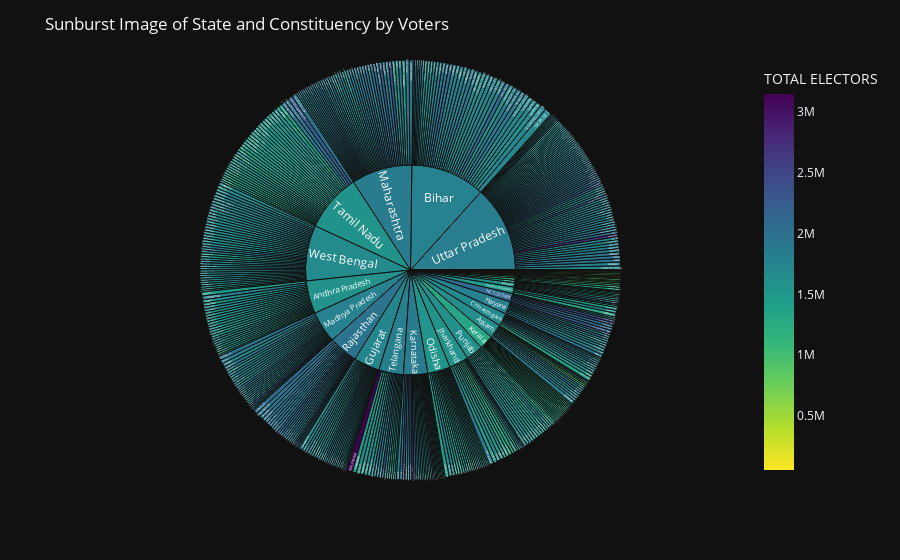

The notebook cell this image was saved under:
### Markdown cell above
# Lets create a Sunburst image of all the States and Constituencies

### Code cell
st_con_vt=vote[['STATE','CONSTITUENCY','TOTAL ELECTORS']]
fig = px.sunburst(st_con_vt, path=['STATE','CONSTITUENCY'], values='TOTAL ELECTORS',
                  color='TOTAL ELECTORS',
                  color_continuous_scale='viridis_r')
fig.update_layout(title_text='Sunburst Image of State and Constituency by Voters',template='plotly_dark')
fig.show()

### Figure 1 — Plotly figure (JSON) as saved in the notebook; plotly's stock layout.template omitted (floating-point values rounded to 4 significant figures; data arrays with more than 128 entries replaced by an {"elided": "..."} marker saying what was removed)
{"data": [{"branchvalues": "total", "customdata": {"elided": "578x1 float values"}, "domain": {"x": [0.0, 1.0], "y": [0.0, 1.0]}, "hovertemplate": "labels=%{label}<br>TOTAL ELECTORS_sum=%{value}<br>parent=%{parent}<br>id=%{id}<br>TOTAL ELECTORS=%{color}<extra></extra>", "ids": {"elided": "578 str values"}, "labels": {"elided": "578 str values"}, "marker": {"coloraxis": "coloraxis", "colors": {"elided": "578 float values"}}, "name": "", "parents": {"elided": "578 str values"}, "type": "sunburst", "values": {"elided": "578 int values"}}], "layout": {"coloraxis": {"colorbar": {"title": {"text": "TOTAL ELECTORS"}}, "colorscale": [[0.0, "#fde725"], [0.1111, "#b5de2b"], [0.2222, "#6ece58"], [0.3333, "#35b779"], [0.4444, "#1f9e89"], [0.5556, "#26828e"], [0.6667, "#31688e"], [0.7778, "#3e4989"], [0.8889, "#482878"], [1.0, "#440154"]]}, "legend": {"tracegroupgap": 0}, "margin": {"t": 60}, "title": {"text": "Sunburst Image of State and Constituency by Voters"}}}
